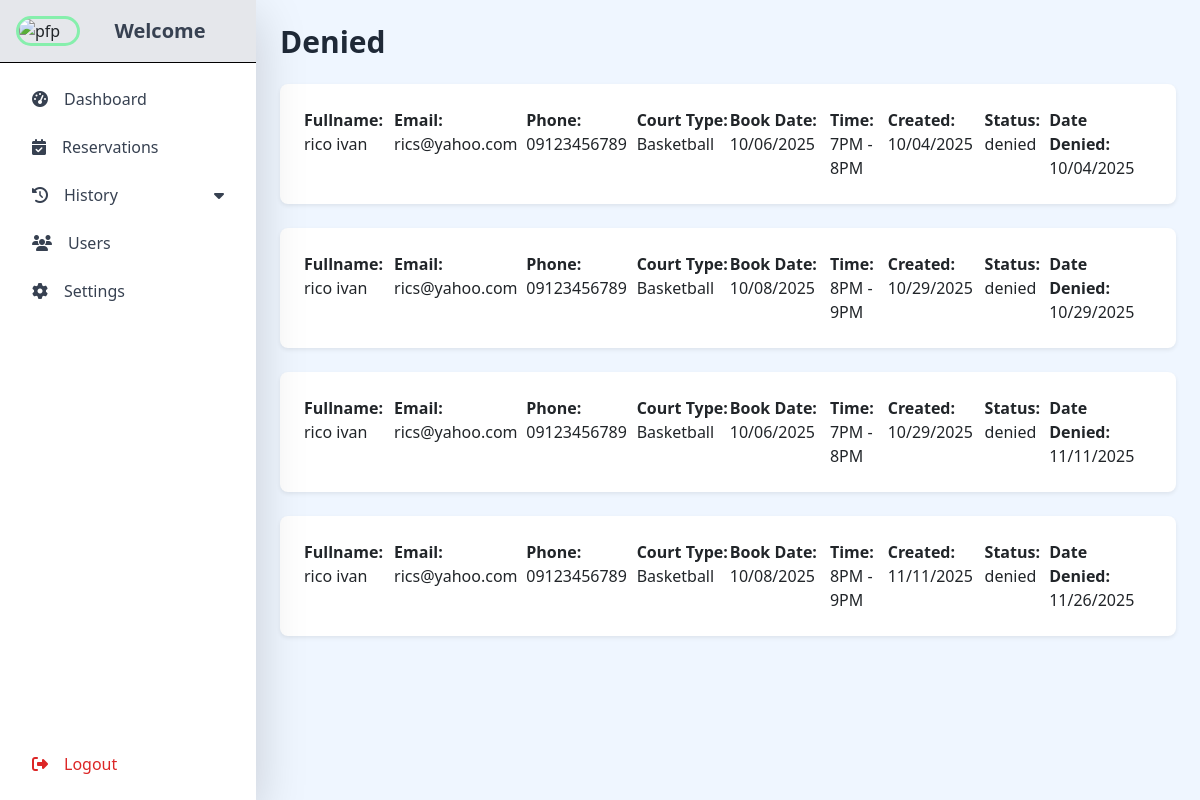
The page /Court-Management-System-main/admin/denied.php on the database its author committed.
### tables this page shows
CREATE TABLE `denied_bookings` (
  `denied_id` int(11) NOT NULL,
  `reservation_id` int(11) NOT NULL,
  `username` varchar(100) NOT NULL,
  `fullname` varchar(150) NOT NULL,
  `email` varchar(150) NOT NULL,
  `phonenumber` varchar(150) NOT NULL,
  `court_type` varchar(150) NOT NULL,
  `date` varchar(150) NOT NULL,
  `time_slot` varchar(150) NOT NULL,
  `created_at` varchar(150) NOT NULL,
  `denied_date` varchar(150) NOT NULL,
  `status` varchar(50) NOT NULL,
  `user_id` int(11) NOT NULL
);

### Court-Management-System-main/admin/denied.php (the view, shortened to what this page needs)
<?php
include "../db_connect.php";
$sql = "SELECT * FROM denied_bookings";
$result = $conn -> query($sql);
?>
<!doctype html>
<html lang="en">
  <head>
    <link rel="stylesheet" href="https://cdnjs.cloudflare.com/ajax/libs/font-awesome/6.4.2/css/all.min.css">
    <link href="https://cdn.jsdelivr.net/npm/bootstrap@5.3.2/dist/css/bootstrap.min.css" rel="stylesheet" />
    <script src="https://cdn.tailwindcss.com"></script>
  </head>
  <body class="bg-gray-50">
    <div class="flex">
<div class="fixed top-0 left-0 flex h-screen w-64 flex-col bg-white shadow-lg">
  <div class="flex bg-gray-200 p-3 border-black border-b">
    <img src="assets/imgs/pfp.jpg" alt="pfp" class="w-16 rounded-full border-3 border-green-300">
    <h2 class="text-xl font-semibold text-center text-gray-700 m-auto">Welcome <?php echo $_SESSION['username']; ?></h2>
  </div>
  <div class="p-3 flex flex-col flex-1 overflow-y-auto">
    <a href="admin_board.php" class="flex items-center gap-3 rounded-lg px-3 py-2 mb-2 text-gray-700 hover:bg-gray-100">
      <i class="fas fa-tachometer-alt"></i> Dashboard
    </a>
    <a href="reservations.php" class="flex items-center gap-3 rounded-lg px-3 py-2 mb-2 text-gray-700 hover:bg-gray-100">
      <i class="fas fa-calendar-check"></i> Reservations
    </a>
    <div class="relative mb-2">
      <button class="flex items-center gap-3 w-full rounded-lg px-3 py-2 text-gray-700 hover:bg-gray-200 focus:outline-none"
              type="button" data-bs-toggle="dropdown" aria-expanded="false">
        <i class="fas fa-history"></i>
        <span>History</span>
        <i class="fas fa-caret-down ml-auto"></i>
      </button>
    </div>
    <a href="users.php" class="flex items-center gap-3 rounded-lg px-3 py-2 mb-2 text-gray-700 hover:bg-gray-100">
      <i class="fas fa-users"></i> Users
    </a>
    <a href="settings.php" class="flex items-center gap-3 rounded-lg px-3 py-2 mb-2 text-gray-700 hover:bg-gray-100">
      <i class="fas fa-gear"></i>Settings
    </a>
    <a href="../logout.php" class="flex items-center gap-3 rounded-lg px-3 py-2 text-red-600 hover:bg-red-100 mt-auto">
      <i class="fas fa-right-from-bracket"></i> Logout
    </a>
  </div>
</div>
      <div class="ml-64 flex-1 bg-blue-50 p-6 min-h-screen">
        <h1 class="text-3xl font-bold text-gray-800">Denied</h1>
        <div class="mt-4">
  <?php
  if ($result->num_rows > 0) {
      while($row = $result->fetch_assoc()) {
          echo '<div class="bg-white shadow-sm rounded-lg p-4 mb-4 sm:table sm:table-fixed sm:min-w-full">';
          echo '<div class="sm:table-row">';
          echo '<div class="sm:table-cell"><span class="font-semibold">Fullname:</span> '.htmlspecialchars($row["fullname"]).'</div>';
          echo '<div class="sm:table-cell"><span class="font-semibold">Email:</span> '.htmlspecialchars($row["email"]).'</div>';
          echo '<div class="sm:table-cell"><span class="font-semibold">Phone:</span> '.htmlspecialchars($row["phonenumber"]).'</div>';
          echo '<div class="sm:table-cell"><span class="font-semibold">Court Type:</span> '.htmlspecialchars($row["court_type"]).'</div>';
          echo '<div class="sm:table-cell"><span class="font-semibold">Book Date:</span> '.date("m/d/Y", strtotime($row["date"])).'</div>';
          echo '<div class="sm:table-cell"><span class="font-semibold">Time:</span> '.htmlspecialchars($row["time_slot"]).'</div>';
          echo '<div class="sm:table-cell"><span class="font-semibold">Created:</span> '.date("m/d/Y", strtotime($row["created_at"])).'</div>';
          echo '<div class="sm:table-cell"><span class="font-semibold">Status:</span> '.htmlspecialchars($row["status"]).'</div>';
          echo '<div class="sm:table-cell"><span class="font-semibold">Date Denied:</span> '.date("m/d/Y", strtotime($row["denied_date"])).'</div>';
          echo '</div>';
          echo '</div>';
      }
  } else {
      echo "<div class='text-center text-gray-500 mt-4'>No results found.</div>";
  }
  ?>
</div>
      </div>
    </div>
  </body>
</html>

### rows shown on the page
denied_bookings: fullname "rico ivan", email "rics@yahoo.com", phonenumber "09123456789", court_type "Basketball", date "10/06/2025", time_slot "7PM - 8PM", created_at "10/04/2025", status "denied", denied_date "10/04/2025"
denied_bookings: fullname "rico ivan", email "rics@yahoo.com", phonenumber "09123456789", court_type "Basketball", date "10/08/2025", time_slot "8PM - 9PM", created_at "10/29/2025", status "denied", denied_date "10/29/2025"
denied_bookings: fullname "rico ivan", email "rics@yahoo.com", phonenumber "09123456789", court_type "Basketball", date "10/06/2025", time_slot "7PM - 8PM", created_at "10/29/2025", status "denied", denied_date "11/11/2025"
denied_bookings: fullname "rico ivan", email "rics@yahoo.com", phonenumber "09123456789", court_type "Basketball", date "10/08/2025", time_slot "8PM - 9PM", created_at "11/11/2025", status "denied", denied_date "11/26/2025"
